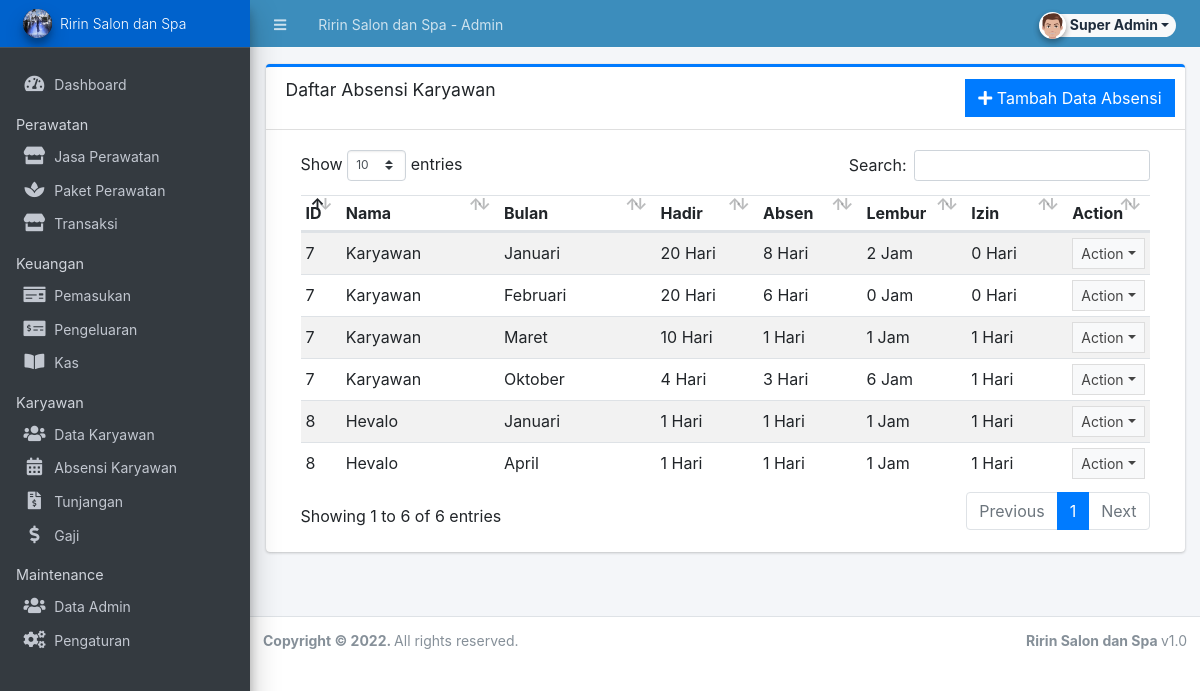
Before: /admin/?page=absensi/absensi (signed in) with the older database file.
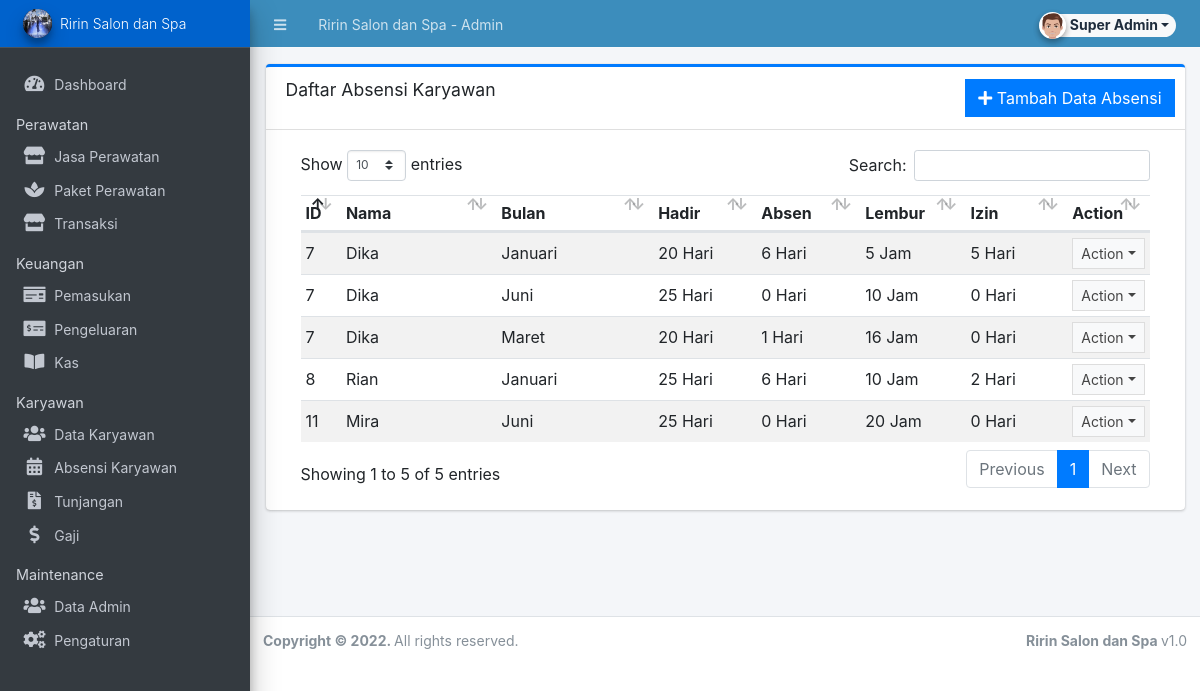
After: the same page with the newer database file.
### tables this page shows
CREATE TABLE `absensi` (
  `id` int(11) NOT NULL AUTO_INCREMENT,
  `id_karyawan` int(11) DEFAULT NULL,
  `bulan` varchar(50) DEFAULT NULL,
  `hadir` int(11) DEFAULT NULL,
  `absen` int(11) DEFAULT NULL,
  `lembur` int(11) DEFAULT NULL,
  `izin` int(11) DEFAULT NULL,
  PRIMARY KEY (`id`),
  KEY `absensi_ibfk_1` (`id_karyawan`),
  CONSTRAINT `absensi_ibfk_1` FOREIGN KEY (`id_karyawan`) REFERENCES `karyawan` (`id`) ON UPDATE CASCADE
);

CREATE TABLE `karyawan` (
  `id` int(11) NOT NULL AUTO_INCREMENT,
  `nama` varchar(50) DEFAULT NULL,
  `alamat` varchar(100) DEFAULT NULL,
  `nohp` varchar(15) DEFAULT NULL,
  `jabatan` int(11) DEFAULT NULL,
  `gajipokok` int(11) DEFAULT NULL,
  `tanggalmasuk` date DEFAULT NULL,
  KEY `id` (`id`)
);

### admin/absensi/absensi.php (the view, shortened to what this page needs)
<div class="card card-outline card-primary">
	<div class="card-header">
		<h3 class="card-title">Daftar Absensi Karyawan</h3>
		<div class="card-tools">
		<a href="javascript:void(0)" id="create_new" class="btn btn-flat btn-primary"><span class="fas fa-plus"></span>  Tambah Data Absensi</a>
		</div>
	</div>
	<div class="card-body">
		<div class="container-fluid">
        <div class="container-fluid">
			<table class="table table-hovered table-striped">
				<colgroup>
					<col width="5%">
					<col width="20%">
					<col width="20%">
					<col width="13%">
					<col width="13%">
					<col width="13%">
					<col width="13%">
				</colgroup>
				<thead>
					<tr>
						<th>ID</th>
						<th>Nama</th>
						<th>Bulan</th>
                        <th>Hadir</th>
                        <th>Absen</th>
						<th>Lembur</th>
						<th>Izin</th>
						<th>Action</th>
					</tr>
				</thead>
				<tbody>
					<?php
						$qry = $conn->query("SELECT absensi.id,id_karyawan,nama,bulan,hadir,absen,lembur,izin FROM karyawan JOIN absensi ON karyawan.id=absensi.id_karyawan order by id_karyawan asc ");
						while($row = $qry->fetch_assoc()):
					?>
						<tr>
                            <td><?php echo $row['id_karyawan'] ?></td>
                            <td><?php echo $row['nama'] ?></td>
                            <td>
								<?php if($row['bulan'] == 1): ?>
                                    <span>Januari</span>
                                <?php elseif($row['bulan'] == 2): ?>
                                    <span>Februari</span>
									<?php elseif($row['bulan'] == 3): ?>
                                    <span>Maret</span>
									<?php elseif($row['bulan'] == 4): ?>
                                    <span>April</span>
									<?php elseif($row['bulan'] == 5): ?>
                                    <span>Mei</span>
									<?php elseif($row['bulan'] == 6): ?>
                                    <span>Juni</span>
									<?php elseif($row['bulan'] == 7): ?>
                                    <span>Juli</span>
									<?php elseif($row['bulan'] == 8): ?>
                                    <span>Agustus</span>
									<?php elseif($row['bulan'] == 9): ?>
                                    <span>September</span>
									<?php elseif($row['bulan'] == 10): ?>
                                    <span>Oktober</span>
									<?php elseif($row['bulan'] == 11): ?>
                                    <span>November</span>
                                <?php else :?>
                                    <span>Desember</span>
                                <?php endif; ?>
							</td>
							<td><?php echo $row['hadir'] ?> Hari</td>
							<td><?php echo $row['absen'] ?> Hari</td>
							<td><?php echo $row['lembur'] ?> Jam</td>
							<td><?php echo $row['izin'] ?> Hari</td>
							<td align="center">
								 <button type="button" class="btn btn-flat btn-default btn-sm dropdown-toggle dropdown-icon" data-toggle="dropdown">
				                  		Action
				                  </button>
							</td>
						</tr>
					<?php endwhile; ?>
				</tbody>
			</table>
		</div>
		</div>
	</div>
</div>

Changed rows visible on the page:
removed absensi: id_karyawan "7", id_karyawan.nama "Karyawan", bulan "Januari", hadir "20", absen "8", lembur "2", izin "0"
removed absensi: id_karyawan "7", id_karyawan.nama "Karyawan", bulan "Februari", hadir "20", absen "6", lembur "0", izin "0"
removed absensi: id_karyawan "7", id_karyawan.nama "Karyawan", bulan "Maret", hadir "10", absen "1", lembur "1", izin "1"
removed absensi: id_karyawan "7", id_karyawan.nama "Karyawan", bulan "Oktober", hadir "4", absen "3", lembur "6", izin "1"
removed absensi: id_karyawan "8", id_karyawan.nama "Hevalo", bulan "Januari", hadir "1", absen "1", lembur "1", izin "1"
removed absensi: id_karyawan "8", id_karyawan.nama "Hevalo", bulan "April", hadir "1", absen "1", lembur "1", izin "1"
added absensi: id_karyawan "7", id_karyawan.nama "Dika", bulan "Januari", hadir "20", absen "6", lembur "5", izin "5"
added absensi: id_karyawan "7", id_karyawan.nama "Dika", bulan "Juni", hadir "25", absen "0", lembur "10", izin "0"
added absensi: id_karyawan "7", id_karyawan.nama "Dika", bulan "Maret", hadir "20", absen "1", lembur "16", izin "0"
added absensi: id_karyawan "8", id_karyawan.nama "Rian", bulan "Januari", hadir "25", absen "6", lembur "10", izin "2"
added absensi: id_karyawan "11", id_karyawan.nama "Mira", bulan "Juni", hadir "25", absen "0", lembur "20", izin "0"
Other visible differences:
text written by a page script: "Show entries Search: Showing 1 to 6 of 6 entries Previous 1 Next" → "Show entries Search: Showing 1 to 5 of 5 entries Previous 1 Next"
